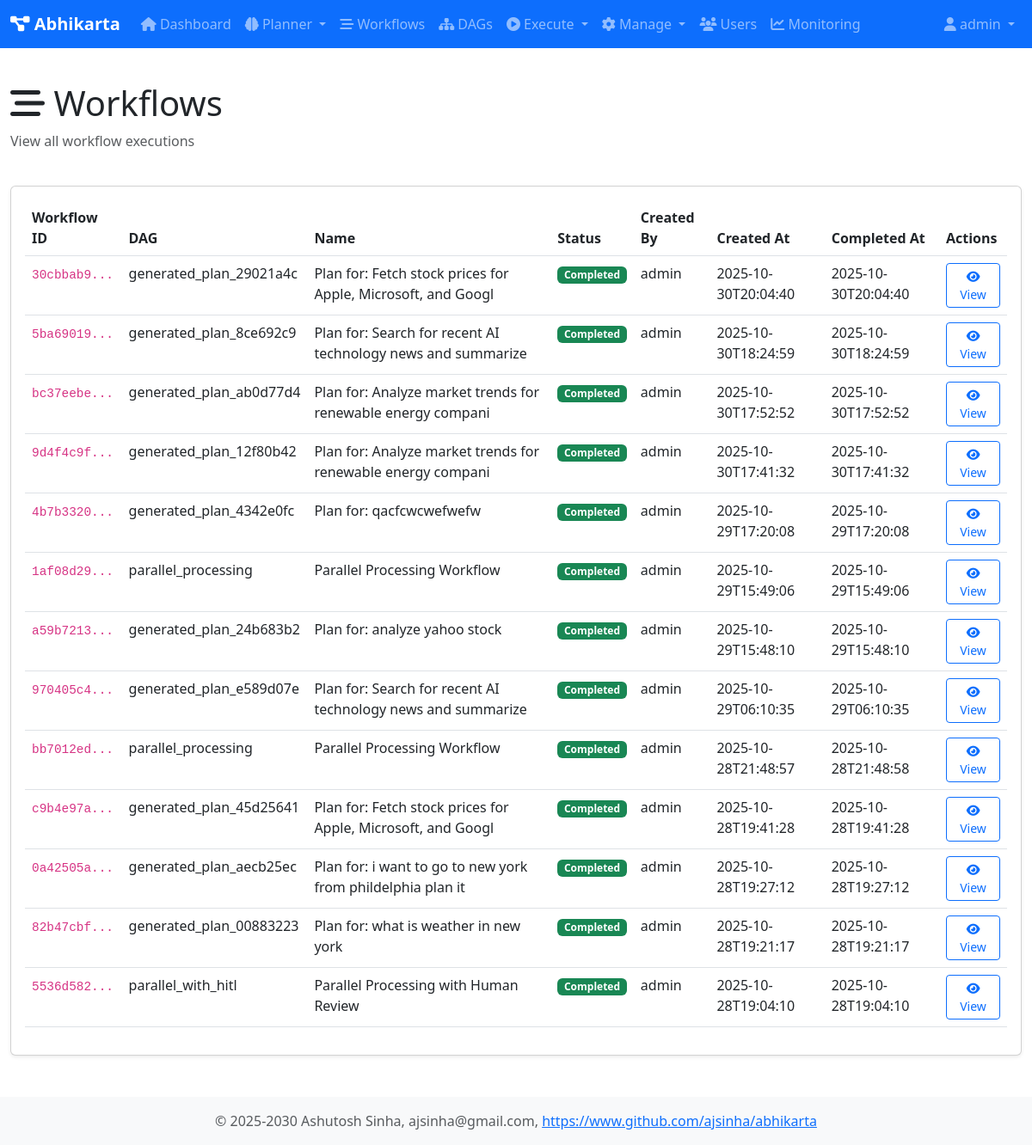
The app's page /workflows (signed in), older data.
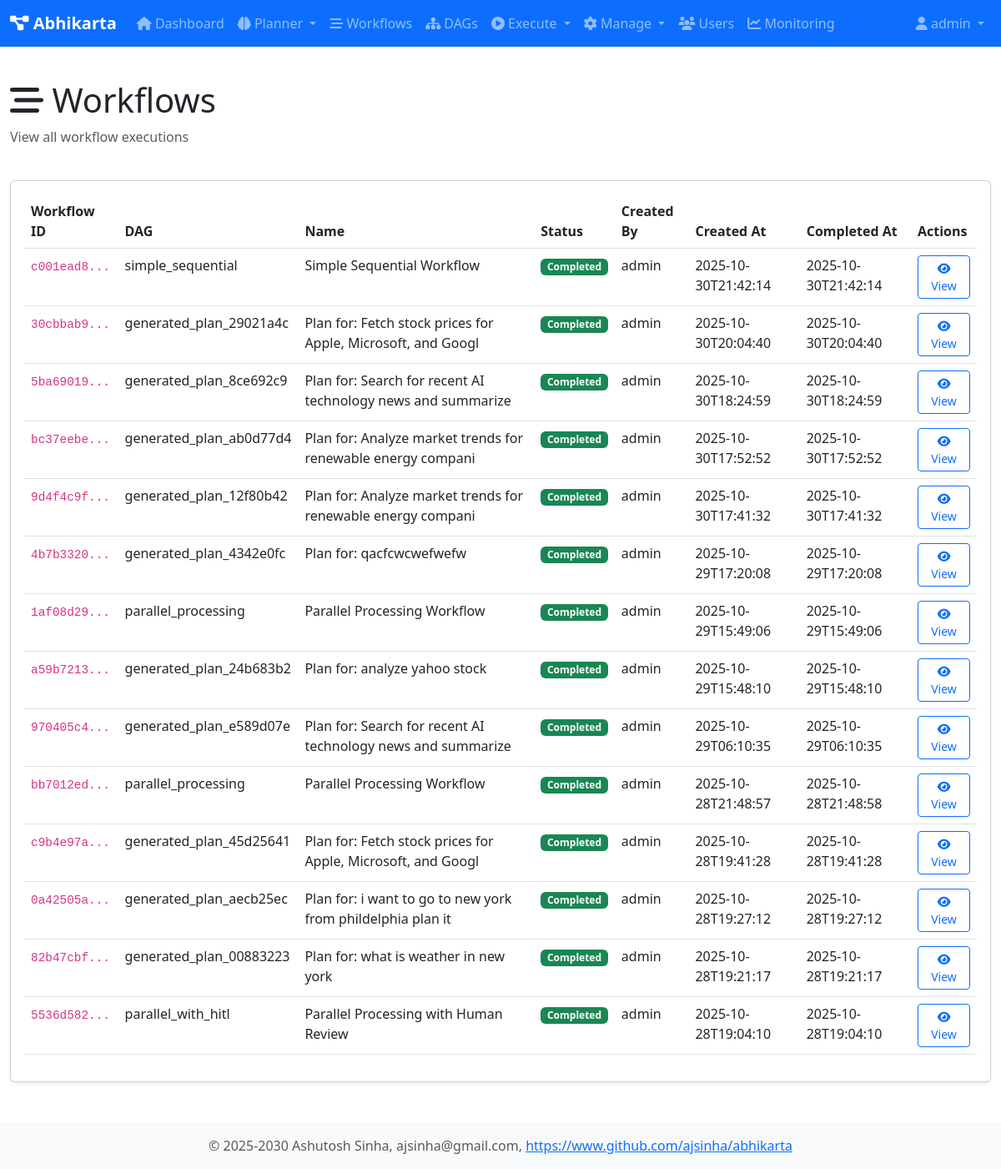
The same page, newer data.
### tables this page shows
CREATE TABLE workflows (
                workflow_id TEXT PRIMARY KEY,
                dag_id TEXT NOT NULL,
                session_id TEXT,
                name TEXT,
                description TEXT,
                status TEXT DEFAULT 'pending',
                created_at TEXT DEFAULT CURRENT_TIMESTAMP,
                started_at TEXT,
                completed_at TEXT,
                created_by TEXT,
                graph_json TEXT,
                result TEXT,
                error TEXT
            );

### web/app1.py (the view)
@app.route('/workflows')
@login_required
def workflows():
    user = user_registry.get_user(session['user_id'])
    db = get_db()
    all_workflows = db.fetchall("SELECT * FROM workflows ORDER BY created_at DESC")
    return render_template('workflows.html', user=user, workflows=all_workflows)

### core/user_registry.py (called while the page is built)
    def is_admin(self) -> bool:
        return self.role == 'admin'

    def get_user(self, user_id: str) -> Optional[User]:
        return self._users.get(user_id)

### db/database.py (called while the page is built)
def get_db() -> Database:
    global _db_instance
    if _db_instance is None:
        _db_instance = Database(db_type='sqlite', db_path='/home/ashutosh/PycharmProjects/abhikarta/data/abhikarta.db')
        _db_instance.initialize_schema()
    return _db_instance

    @contextmanager
    def get_connection(self):
        conn = None
        try:
            if self.db_type == 'sqlite':
                conn = sqlite3.connect(self.db_path)
                conn.row_factory = sqlite3.Row
            elif self.db_type == 'postgresql':
                import psycopg2
                import psycopg2.extras
                conn = psycopg2.connect(**self.pg_params)
                conn.cursor_factory = psycopg2.extras.RealDictCursor
            yield conn
            conn.commit()
        except Exception as e:
            if conn:
                conn.rollback()
            raise e
        finally:
            if conn:
                conn.close()

### web/templates/workflows.html (shortened to what this page needs)
{% extends "base.html" %}
{% block content %}
<div class="row mb-4">
    <div class="col">
        <h1><i class="fas fa-stream"></i> Workflows</h1>
        <p class="text-muted">View all workflow executions</p>
    </div>
</div>
<div class="card">
    <div class="card-body">
        {% if workflows %}
        <div class="table-responsive">
            <table class="table table-hover">
                <thead>
                    <tr>
                        <th>Workflow ID</th>
                        <th>DAG</th>
                        <th>Name</th>
                        <th>Status</th>
                        <th>Created By</th>
                        <th>Created At</th>
                        <th>Completed At</th>
                        <th>Actions</th>
                    </tr>
                </thead>
                <tbody>
                    {% for workflow in workflows %}
                    <tr>
                        <td><code>{{ workflow.workflow_id[:8] }}...</code></td>
                        <td>{{ workflow.dag_id }}</td>
                        <td>{{ workflow.name or 'N/A' }}</td>
                        <td>
                            {% if workflow.status == 'running' %}
                                <span class="badge bg-info">Running</span>
                            {% elif workflow.status == 'completed' %}
                                <span class="badge bg-success">Completed</span>
                            {% elif workflow.status == 'failed' %}
                                <span class="badge bg-danger">Failed</span>
                            {% else %}
                                <span class="badge bg-secondary">{{ workflow.status }}</span>
                            {% endif %}
                        </td>
                        <td>{{ workflow.created_by or 'N/A' }}</td>
                        <td>{{ workflow.created_at[:19] }}</td>
                        <td>{{ workflow.completed_at[:19] if workflow.completed_at else 'N/A' }}</td>
                        <td>
                            <a href="{{ url_for('workflow_detail', workflow_id=workflow.workflow_id) }}"
                               class="btn btn-sm btn-outline-primary">
                                <i class="fas fa-eye"></i> View
                            </a>
                        </td>
                    </tr>
                    {% endfor %}
                </tbody>
            </table>
        </div>
        {% else %}
        <p class="text-muted">No workflows yet.</p>
        {% endif %}
    </div>
</div>
{% endblock %}

Row changes from the older to the newer data that the page shows:
added workflows: workflow_id "c001ead8", dag_id "simple_sequential", name "Simple Sequential Workflow", status "Completed", created_by "admin", created_at "2025-10-30T21:42:14", completed_at "2025-10-30T21:42:14"
